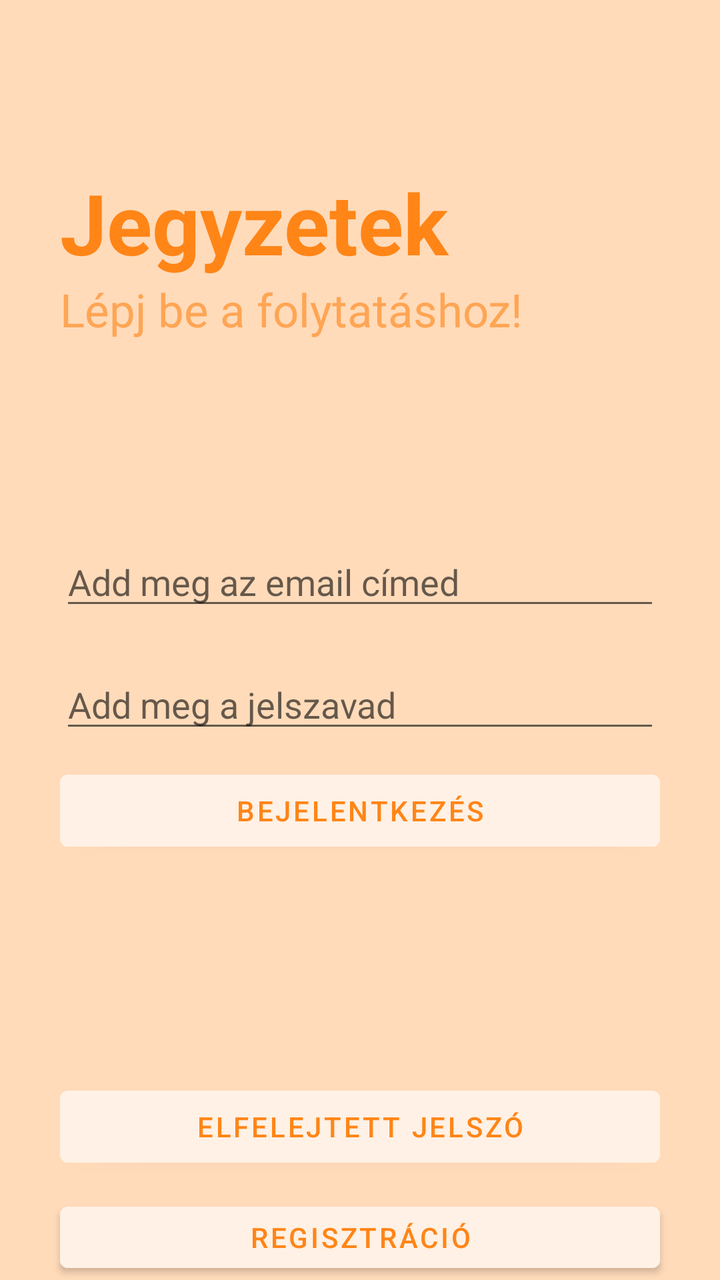
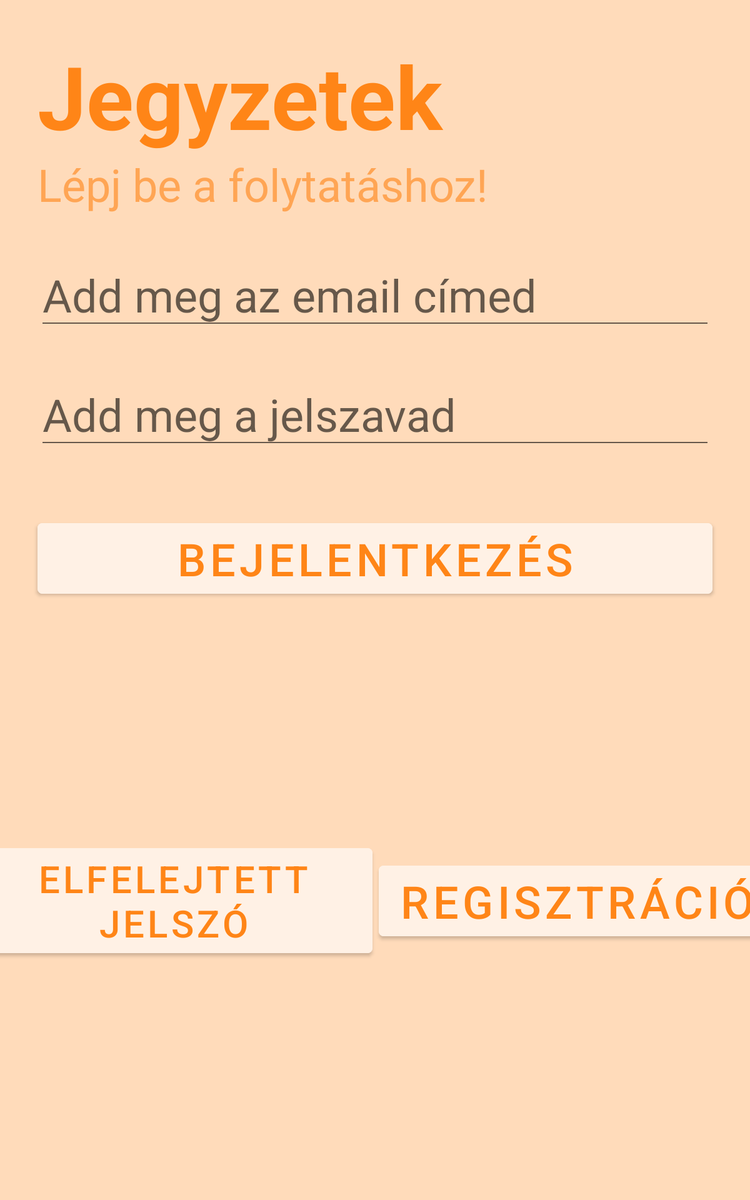

First picture: res/layout/ on a phone held upright. Second picture: the repository's own variant of that layout, on a device whose configuration matches the variant's folder. Source for both follows.
<!-- AndroidManifest.xml: application theme Theme.Jegyzetek -->
<!-- res/layout/activity_main.xml -->
<?xml version="1.0" encoding="utf-8"?>
<RelativeLayout xmlns:android="http://schemas.android.com/apk/res/android"
    xmlns:app="http://schemas.android.com/apk/res-auto"
    xmlns:tools="http://schemas.android.com/tools"
    android:layout_width="match_parent"
    android:layout_height="match_parent"
    android:background="#f9f9f9"
    tools:context=".MainActivity"
    android:backgroundTint="@color/background">


    <ProgressBar
        android:id="@+id/progressBarLogin"
        android:layout_width="wrap_content"
        android:layout_height="wrap_content"
        android:layout_below="@id/loginButton"
        android:layout_centerHorizontal="true"
        android:layout_marginTop="10dp"
        android:visibility="invisible"
        android:indeterminateTint="@color/note_popup"></ProgressBar>


    <RelativeLayout
        android:layout_width="match_parent"
        android:layout_height="wrap_content"
        android:id="@+id/centerlineMain"
        android:layout_centerInParent="true">
    </RelativeLayout>

    <LinearLayout
        android:layout_width="match_parent"
        android:layout_height="wrap_content"
        android:layout_marginLeft="30dp"
        android:layout_marginRight="30dp"
        android:layout_above="@id/centerlineMain"
        android:layout_marginBottom="150dp"
        android:orientation="vertical">

        <TextView
            android:layout_width="match_parent"
            android:layout_height="wrap_content"
            android:text="@string/jegyzetekText"
            android:textSize="42sp"
            android:textColor="@color/note_popup"
            android:textStyle="bold">
        </TextView>

        <TextView
            android:layout_width="match_parent"
            android:layout_height="wrap_content"
            android:text="@string/lepjbeText"
            android:textSize="23sp"
            android:textColor="@color/note_title">
        </TextView>



    </LinearLayout>


    <RelativeLayout
        android:layout_width="match_parent"
        android:layout_height="wrap_content"
        android:layout_above="@id/centerlineMain"
        android:layout_marginBottom="10dp"
        android:id="@+id/emailLoginTextInputLayout"
        android:layout_marginRight="30dp"
        android:layout_marginLeft="30dp">

        <EditText
            android:layout_width="match_parent"
            android:layout_height="wrap_content"
            android:id="@+id/emailLoginEditText"
            android:hint="@string/emailHint"
            android:inputType="textEmailAddress">
        </EditText>

    </RelativeLayout>

    <RelativeLayout
        android:layout_width="match_parent"
        android:layout_height="wrap_content"
        android:layout_below="@id/centerlineMain"
        android:layout_marginTop="10dp"
        android:id="@+id/passwordLoginTextInputLayout"
        android:layout_marginRight="30dp"
        android:layout_marginLeft="30dp"
        app:passwordToggleEnabled="true">


        <EditText
            android:id="@+id/passwordLoginEditText"
            android:layout_width="match_parent"
            android:layout_height="wrap_content"
            android:hint="@string/passwordHint"
            android:inputType="textPassword"></EditText>

    </RelativeLayout>


    <Button
        android:id="@+id/loginButton"
        android:layout_width="match_parent"
        android:layout_height="wrap_content"
        android:layout_below="@id/passwordLoginTextInputLayout"
        android:layout_marginLeft="30dp"
        android:layout_marginTop="10dp"
        android:layout_marginRight="30dp"
        android:text="@string/loginText"
        android:backgroundTint="@color/floating_button"
        android:textColor="@color/note_popup"/>


    <Button
        android:id="@+id/forgotPasswordButton"
        android:layout_width="match_parent"
        android:layout_height="wrap_content"
        android:layout_below="@id/loginButton"
        android:layout_marginLeft="30dp"
        android:layout_marginTop="110dp"
        android:layout_marginRight="30dp"
        android:text="@string/forgotPasswordText"
        android:backgroundTint="@color/floating_button"
        android:textColor="@color/note_popup"/>


    <Button
        android:id="@+id/registerButton"
        android:layout_width="match_parent"
        android:layout_height="wrap_content"
        android:layout_below="@id/forgotPasswordButton"
        android:layout_marginLeft="30dp"
        android:layout_marginTop="10dp"
        android:layout_marginRight="30dp"
        android:text="@string/registerButtonText"
        android:backgroundTint="@color/floating_button"
        android:textColor="@color/note_popup"/>





</RelativeLayout>
<!-- resources referenced by this layout -->
<resources>
  <color name="background">#ffdbba</color>
  <color name="floating_button">#fff1e5</color>
  <color name="note_popup">#ff8517</color>
  <color name="note_title">#ffa554</color>
  <string name="emailHint">Add meg az email címed</string>
  <string name="forgotPasswordText">Elfelejtett jelszó</string>
  <string name="jegyzetekText">Jegyzetek</string>
  <string name="lepjbeText">Lépj be a folytatáshoz!</string>
  <string name="loginText">Bejelentkezés</string>
  <string name="passwordHint">Add meg a jelszavad</string>
  <string name="registerButtonText">Regisztráció</string>
  <style name="Theme.Jegyzetek" parent="Theme.MaterialComponents.DayNight.DarkActionBar">
          
          <item name="colorPrimary">@color/purple_500</item>
          <item name="colorPrimaryVariant">@color/purple_700</item>
          <item name="colorOnPrimary">@color/white</item>
          
          <item name="colorSecondary">@color/teal_200</item>
          <item name="colorSecondaryVariant">@color/teal_700</item>
          <item name="colorOnSecondary">@color/black</item>
          
          <item name="android:statusBarColor" tools:targetApi="l">?attr/colorPrimaryVariant</item>
          
      </style>
  <color name="purple_500">#FF6200EE</color>
  <color name="purple_700">#FF3700B3</color>
  <color name="white">#FFFFFFFF</color>
  <color name="teal_200">#FF03DAC5</color>
  <color name="teal_700">#FF018786</color>
  <color name="black">#FF000000</color>
</resources>
<!-- res/layout-sw600dp/activity_main.xml (the repository's variant of the layout above) -->
<!-- drawn on a 7-inch tablet held upright -->
<?xml version="1.0" encoding="utf-8"?>
<androidx.constraintlayout.widget.ConstraintLayout xmlns:android="http://schemas.android.com/apk/res/android"
    xmlns:app="http://schemas.android.com/apk/res-auto"
    xmlns:tools="http://schemas.android.com/tools"
    android:layout_width="match_parent"
    android:layout_height="match_parent"
    android:background="#f9f9f9"
    tools:context=".MainActivity"
    android:backgroundTint="@color/background">


    <ProgressBar
        android:id="@+id/progressBarLogin"
        android:layout_width="wrap_content"
        android:layout_height="wrap_content"
        android:layout_below="@id/loginButton"
        android:layout_centerHorizontal="true"
        android:indeterminateTint="@color/note_popup"
        android:visibility="invisible"
        app:layout_constraintBottom_toBottomOf="parent"
        app:layout_constraintEnd_toEndOf="parent"
        app:layout_constraintStart_toStartOf="parent"
        app:layout_constraintTop_toBottomOf="@+id/loginButton" />


    <LinearLayout
        android:id="@+id/linearLayout"
        android:layout_width="match_parent"
        android:layout_height="wrap_content"
        android:layout_marginStart="30dp"
        android:layout_marginTop="30dp"
        android:layout_marginEnd="30dp"
        android:orientation="vertical"
        app:layout_constraintEnd_toEndOf="parent"
        app:layout_constraintStart_toStartOf="parent"
        app:layout_constraintTop_toTopOf="parent">

        <TextView
            android:layout_width="match_parent"
            android:layout_height="wrap_content"
            android:text="@string/jegyzetekText"
            android:textColor="@color/note_popup"
            android:textSize="70sp"
            android:textStyle="bold" />

        <TextView
            android:layout_width="match_parent"
            android:layout_height="wrap_content"
            android:text="@string/lepjbeText"
            android:textColor="@color/note_title"
            android:textSize="36sp" />


    </LinearLayout>


    <RelativeLayout
        android:id="@+id/emailLoginTextInputLayout"
        android:layout_width="match_parent"
        android:layout_height="wrap_content"
        android:layout_marginStart="30dp"
        android:layout_marginTop="30dp"
        android:layout_marginEnd="30dp"
        app:layout_constraintEnd_toEndOf="parent"
        app:layout_constraintStart_toStartOf="parent"
        app:layout_constraintTop_toBottomOf="@+id/linearLayout">

        <EditText
            android:id="@+id/emailLoginEditText"
            android:layout_width="match_parent"
            android:layout_height="wrap_content"
            android:hint="@string/emailHint"
            android:inputType="textEmailAddress"
            android:textSize="36dp"
            tools:ignore="TouchTargetSizeCheck" />

    </RelativeLayout>

    <RelativeLayout
        android:id="@+id/passwordLoginTextInputLayout"
        android:layout_width="match_parent"
        android:layout_height="wrap_content"
        android:layout_marginStart="30dp"
        android:layout_marginTop="30dp"
        android:layout_marginEnd="30dp"
        app:layout_constraintEnd_toEndOf="parent"
        app:layout_constraintStart_toStartOf="parent"
        app:layout_constraintTop_toBottomOf="@+id/emailLoginTextInputLayout"
        app:passwordToggleEnabled="true">


        <EditText
            android:id="@+id/passwordLoginEditText"
            android:layout_width="match_parent"
            android:layout_height="wrap_content"
            android:hint="@string/passwordHint"
            android:inputType="textPassword"
            android:textSize="36dp"
            tools:ignore="TouchTargetSizeCheck" />

    </RelativeLayout>


    <Button
        android:id="@+id/loginButton"
        android:layout_width="match_parent"
        android:layout_height="wrap_content"
        android:layout_below="@id/passwordLoginTextInputLayout"
        android:layout_marginStart="30dp"
        android:layout_marginTop="50dp"
        android:layout_marginEnd="30dp"
        android:backgroundTint="@color/floating_button"
        android:text="@string/loginText"
        android:textColor="@color/note_popup"
        android:textSize="36dp"
        app:layout_constraintEnd_toEndOf="parent"
        app:layout_constraintStart_toStartOf="parent"
        app:layout_constraintTop_toBottomOf="@+id/passwordLoginTextInputLayout" />


    <Button
        android:id="@+id/forgotPasswordButton"
        android:layout_width="wrap_content"
        android:layout_height="wrap_content"
        android:layout_below="@id/loginButton"
        android:backgroundTint="@color/floating_button"
        android:text="@string/forgotPasswordText"
        android:textColor="@color/note_popup"
        android:textSize="30dp"
        app:layout_constraintBottom_toBottomOf="parent"
        app:layout_constraintEnd_toStartOf="@+id/progressBarLogin"
        app:layout_constraintStart_toStartOf="parent"
        app:layout_constraintTop_toBottomOf="@+id/loginButton"
        tools:ignore="MissingConstraints" />


    <Button
        android:id="@+id/registerButton"
        android:layout_width="wrap_content"
        android:layout_height="wrap_content"
        android:layout_below="@id/forgotPasswordButton"
        android:backgroundTint="@color/floating_button"
        android:text="@string/registerButtonText"
        android:textColor="@color/note_popup"
        android:textSize="36dp"
        app:layout_constraintBottom_toBottomOf="parent"
        app:layout_constraintEnd_toEndOf="parent"
        app:layout_constraintStart_toEndOf="@+id/progressBarLogin"
        app:layout_constraintTop_toBottomOf="@+id/loginButton" />





</androidx.constraintlayout.widget.ConstraintLayout>
